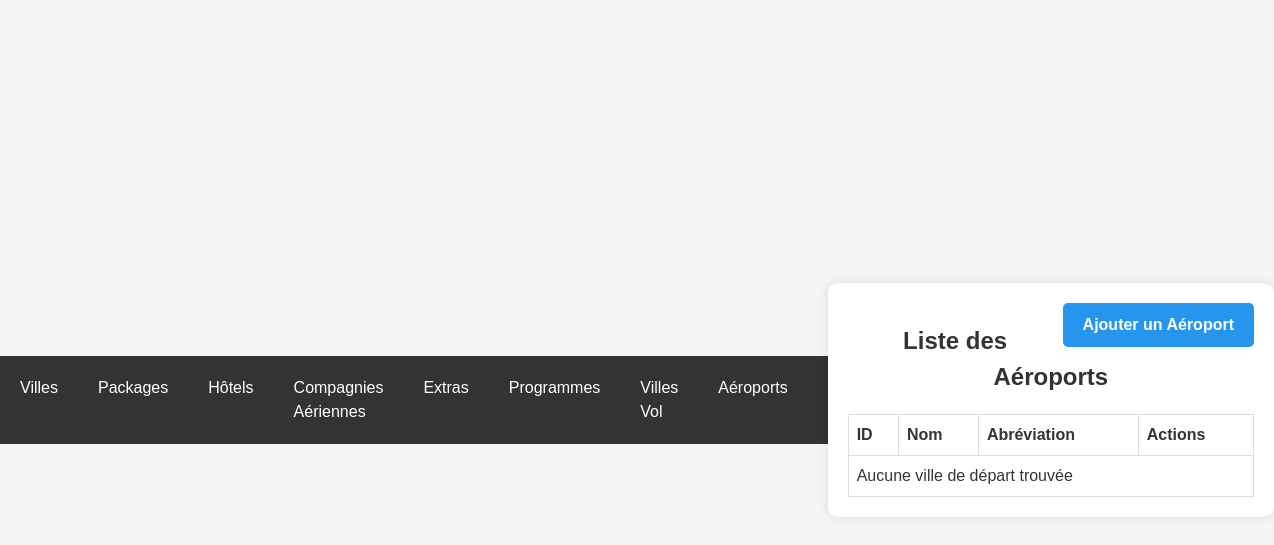
The app's page /liste_aeroport.php (signed in), older data.
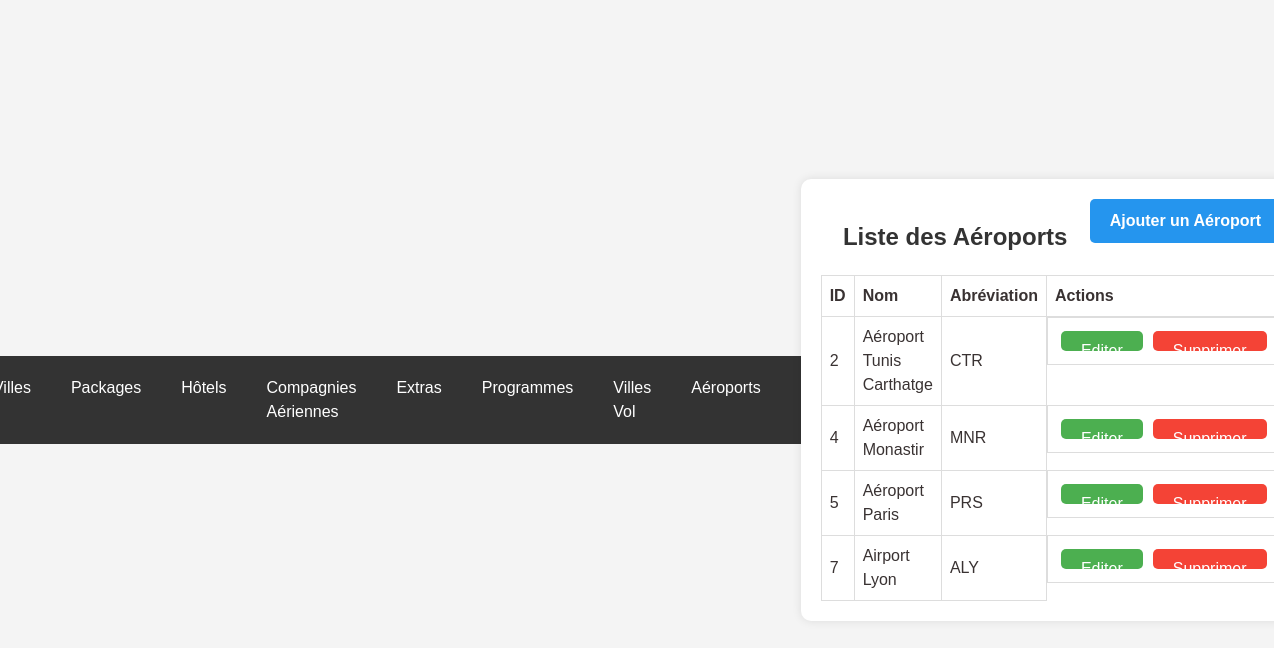
The same page, newer data.
### tables this page shows
CREATE TABLE `airports` (
  `id` int(11) NOT NULL,
  `nom` varchar(255) NOT NULL,
  `abrv` varchar(255) NOT NULL
);

### liste_aeroport.php (the view, shortened to what this page needs)
<!DOCTYPE html>
<html lang="fr">
<head>
    <link rel="stylesheet" href="">
    <?php include 'header.php'; ?>
</head>
<body>
    <div class="container mt-5">
    <a href="ajout_aeroport.php" class='btn-add'><b>Ajouter un Aéroport</b></a>
        <h2 class="text-center">Liste des Aéroports</h2>
        <table class="table table-bordered">
            <thead class="thead-dark">
                <tr>
                    <th>ID</th>
                    <th>Nom</th>
                    <th>Abréviation</th>
                    <th>Actions</th>
                </tr>
            </thead>
            <tbody>
                <?php
                include 'db.php';
                $sql = "SELECT * FROM airports";
                $result = mysqli_query($conn, $sql);
                if (mysqli_num_rows($result) > 0) {
                    while ($row = mysqli_fetch_assoc($result)) {
                        echo "<tr>";
                        echo "<td>" . $row["id"] . "</td>";
                        echo "<td>" . $row["nom"] . "</td>";
                        echo "<td>" . $row["abrv"] . "</td>";
                        echo "<td class='btn-group' >";
                        echo "<a class='btn btn-edit' href='edit_aeroport.php?id=" . $row["id"] . "'>Editer</a>";
                        echo "<a class='btn btn-delete' href='delete_aeroport.php?id=" . $row["id"] . "' onclick=\"return confirm('Êtes-vous sûr de vouloir supprimer cet Aeroport?')\">Supprimer</a>";
                        echo "</td>";
                        echo "</tr>";
                    }
                } else {
                    echo "<tr><td colspan='4' class='text-center'>Aucune ville de départ trouvée</td></tr>";
                }
                ?>
            </tbody>
        </table>
    </div>
</body>
</html>

### header.php (shortened to what this page needs)
<!DOCTYPE html>
<html lang="fr">
<head>
    <link rel="stylesheet" href="styles.css">
</head>
<body>
    <nav>
        <ul>
            <li>
                <a href="omrapackage.php">Villes</a>
            </li>
            <li>
                <a href="#">Packages</a>
            </li>
            <li>
                <a href="hotels.php">Hôtels</a>
            </li>
            <li>
                <a href="list_compagnies.php">Compagnies Aériennes</a>
            </li>
            <li>
                <a href="list_extra.php">Extras</a>
            </li>
            <li>
                <a href="programs.php">Programmes</a>
            </li>
            <li>
                <a href="liste_ville_depart.php">Villes Vol</a>
            </li>
            <li>
                <a href="liste_aeroport.php">Aéroports</a>
            </li>
        </ul>
    </nav>
</body>
</html>

### css/styles.css (style rules this page uses)
body { font-family: 'Lexend', sans-serif; line-height: 1.5; min-height: 100vh; display: flex; align-items: center; justify-content: center; color: #393232; background-color: #f7f7f7; }
.btn-group { display: flex; justify-content: space-between; }
.btn-group { margin-top: auto; }

### liste_aeroport.php (style rules this page uses)
body { font-family: Arial, sans-serif; background-color: #f4f4f4; margin: 0; padding: 0; box-sizing: border-box; }
.container { width: 80%; margin: auto; background-color: #fff; padding: 20px; border-radius: 10px; box-shadow: 0 0 10px rgba(0, 0, 0, 0.1); }
h2 { text-align: center; color: #333; }
table { width: 100%; border-collapse: collapse; }
th, td { border: 1px solid #ddd; padding: 8px; text-align: left; }
.btn-group { text-align: center; height:30px; }
.btn { padding: 8px 20px; margin: 5px; border: none; border-radius: 5px; cursor: pointer; }
.btn-delete { background-color: #f44336; color: white; padding: 8px 20px; border: none; border-radius: 5px; cursor: pointer; text-decoration: none; }
.btn-add { background-color: #2595ee; color: white; padding: 10px 20px; border: none; border-radius: 5px; cursor: pointer; float:right; text-decoration: none; }
.btn-edit { background-color: #4CAF50; color: white; text-decoration: none; }

### header.php (style rules this page uses)
body { font-family: Arial, sans-serif; background-color: #f4f4f4; margin: 0; padding: 0; box-sizing: border-box; }
nav { background-color: #333; color: white; padding: 10px; }
nav ul { list-style-type: none; padding: 0; margin: 0; display: flex; }
nav ul li { position: relative; margin-right: 20px; }
nav ul li a { color: white; text-decoration: none; padding: 10px; display: block; }

Row changes from the older to the newer data that the page shows:
added airports: id "2", nom "Aéroport Tunis Carthatge", abrv "CTR"
added airports: id "4", nom "Aéroport Monastir", abrv "MNR"
added airports: id "5", nom "Aéroport Paris", abrv "PRS"
added airports: id "7", nom "Airport Lyon", abrv "ALY"
Text that changed along with them:
text no longer shown: "Aucune ville de départ trouvée"
